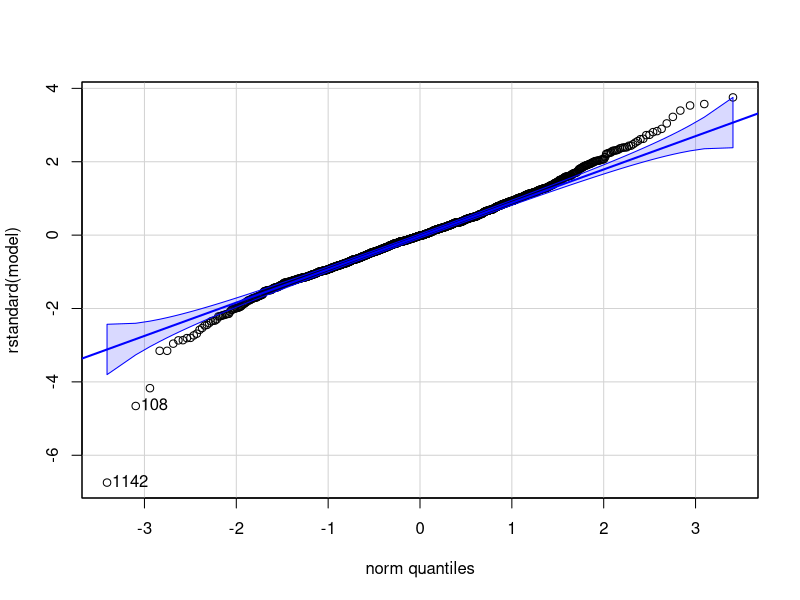
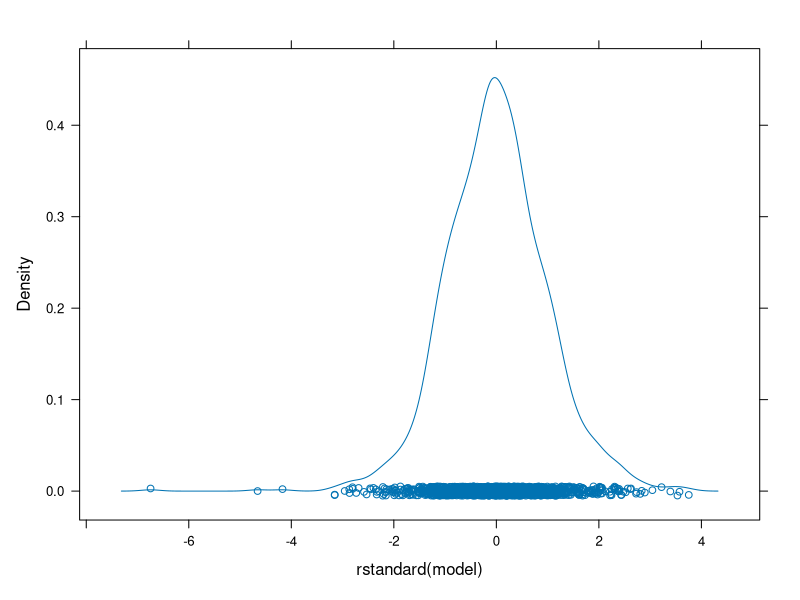
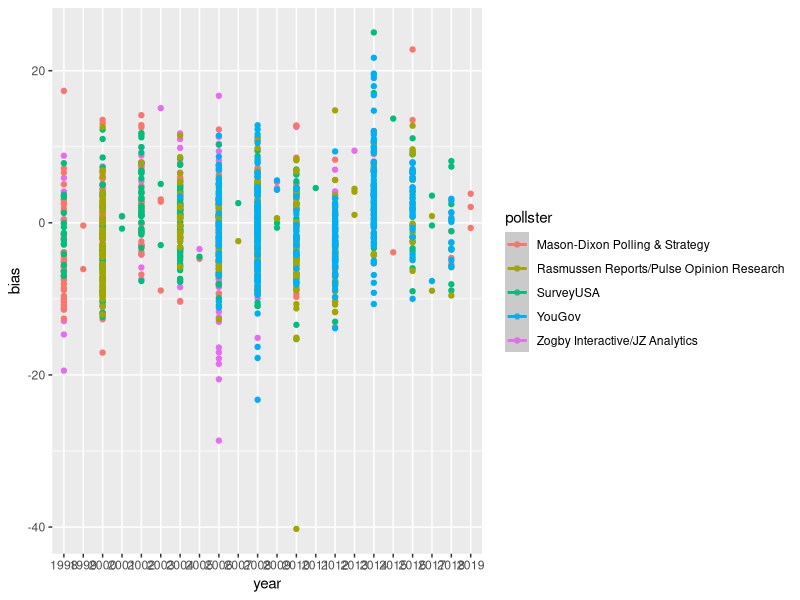
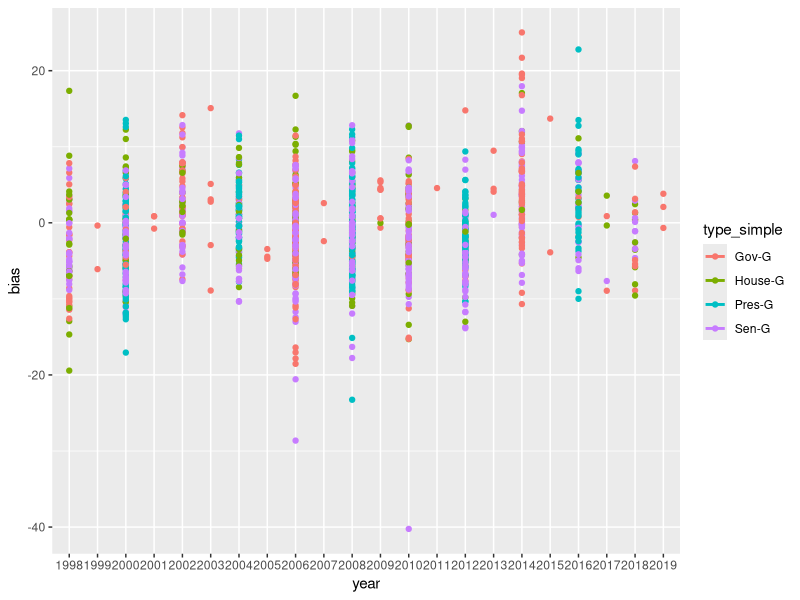

Here is the R script that generated these plots, in order: (Note: this script raises an error after producing the figures.)
#Linear Modeling of Polling Data 


#load the data
#in this case from 538
mydata <- read.csv("raw-polls_538.csv")

#Establish which years you wish to use data from (between 1998 and 2020):
earlyYear=1998
lateYear=2020
mydata=(subset(mydata, mydata$year>=earlyYear))
mydata=(subset(mydata, mydata$year<=lateYear))

#use lubridate to change dates from character to date data type for functionality. 
mydata$electiondate = lubridate::mdy(mydata$electiondate)
mydata$polldate = lubridate::mdy(mydata$polldate)

#subset to make sure it is a democratic v. republican race
mydata=subset(mydata,cand1_party=="DEM")
mydata=subset(mydata,cand2_party=="REP")

mydata$year = as.factor(mydata$year)

#create empty data frame, while maintaining all columns from the mydata structure
myDataMyPollsters=  mydata[0,]

#run a loop to fill this data frame with every pollster
for(myPollster in unique(mydata$pollster))
{
  #subset to a dataset with just each pollster
  subpoll=subset(mydata, pollster==myPollster)
  
  #if that subset has more than thirty entries, use it:
  if(nrow(subpoll)>300){
  #Use only the most recent poll for each election:
  #Use setDT function from data.table package to get a subset from mydata with just the max. value of the date element for each race (grouped with the keyby function). Call this new subset of data onlyRecentData.
  onlyRecentData1=(data.table::setDT(subpoll)[,.SD[which.max(polldate)],keyby=race_id])
  #combine each of these subsets together
  myDataMyPollsters=rbind(myDataMyPollsters, onlyRecentData1)
  }
}

model = lm(bias~ year + pollster + type_simple + partisan + pollster:year , data = myDataMyPollsters)
summary(model)
# R^2 value = 19.9% - not bad!

#SVAs
car::qqp(rstandard(model))
lattice::densityplot(rstandard(model))
# the residual density plot looks cleary centered on zero and mostly normal with outliers
# robust linear modeling will probably do a very good job here when we construct our Bayesian model

model = lm(bias~ year + pollster + type_simple + partisan , data = myDataMyPollsters)
summary(model)



#plot years and pollster
# Convert cyl column from a numeric to a factor variable
myDataMyPollsters$pollster <- as.factor(myDataMyPollsters$pollster)

#plot by year and pollster
library(ggplot2)
ggplot(myDataMyPollsters, aes(x=year, y=bias, color=pollster)) +
  geom_point() +
  geom_smooth(method=lm)
# Remove confidence intervals
# Extend the regression lines


#helpful to interact year and pollster
model1 = lm(bias~ year + pollster + type_simple +  year:pollster + partisan , data = myDataMyPollsters)
summary(model1)



#plot by year and type_simple
library(ggplot2)
ggplot(myDataMyPollsters, aes(x=year, y=bias, color=type_simple)) +
  geom_point() +
  geom_smooth(method=lm, , se=FALSE, fullrange=TRUE)
# Remove confidence intervals
# Extend the regression lines

#interaction term with year and type needed?
model2 = lm(bias~  year:type_simple + year:pollster, data = myDataMyPollsters)
summary(model2)


model5 = lm(bias~ year:simple_type, data = myDataMyPollsters)
summary(model5)


#plot by year and partisian 

library(ggplot2)
ggplot(myDataMyPollsters, aes(x=year, y=bias, color=partisan)) +
  geom_point() +
  geom_smooth(method=lm, , se=FALSE, fullrange=TRUE)
# Remove confidence intervals
# Extend the regression lines

#interaction with year and partisan needed?
model3 = lm(bias~ year + pollster + year:partisan + type_simple + year:type_simple +  year:pollster + partisan , data = myDataMyPollsters)
summary(model3)
#no thats not better

#sample size?
model4 = lm(bias~ year + pollster + year:partisan + type_simple + year:type_simple +  year:pollster + partisan + samplesize , data = myDataMyPollsters)
summary(model4)

#plot by sample size and pollster


library(ggplot2)
ggplot(myDataMyPollsters, aes(x=samplesize, y=bias, color=pollster)) +
  geom_point() +
  geom_smooth(method=lm)


data5 = transform(myDataMyPollsters, logconc = log(samplesize))
#sample size doesn't make it better

ggplot(data5, aes(x=logconc, y=bias, color=pollster)) +
  geom_point() +
  geom_smooth(method=lm)

model5 = lm(bias ~ year*pollster + year*type_simple + year + type_simple + pollster + logconc , data = data5)
summary(model5)


modela <- lm(bias ~ year*pollster + year*type_simple + year + type_simple + pollster + samplesize, data = myDataMyPollsters)
summary(modela)

